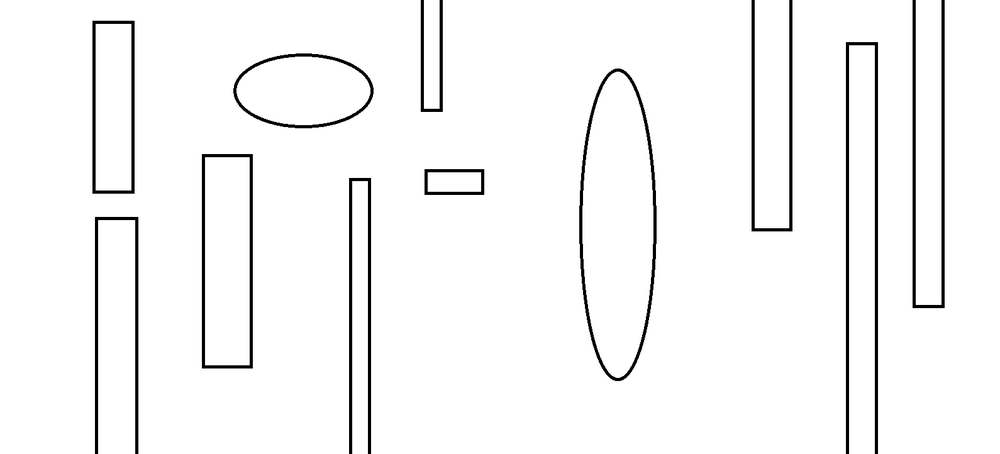
#> input picture test_images/test4.png, 1000 x 454 px, shrunk from 1590 x 722 before the run
$ python readImage.py
#> lines starting #> are read from the running program, lines starting #| are printed output that depends on the picture; after the words box and inside, x2 and y2 are one past the last pixel; in counts of white or black regions, pixels touching at a corner belong together
from PIL import Image, ImageOps
import numpy as np
import matplotlib.pyplot as plt

img = Image.open('test_images/test4.png')
#> img is the input picture: PIL image 1000x454 RGB; min 0, max 255, mean 245.4
img = ImageOps.grayscale(img)
#> img: PIL image 1000x454 L

np_img = np.array(img)
np_img = ~np_img
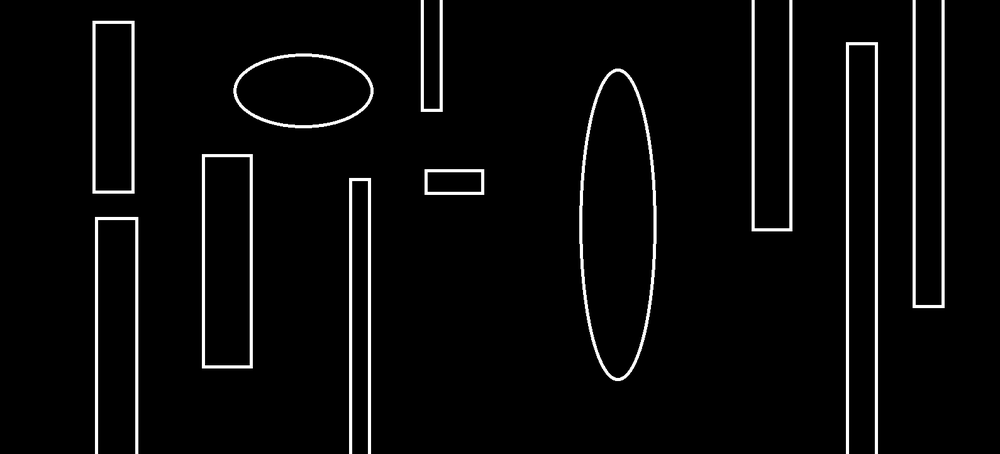
#> np_img: shape (454, 1000); min 0, max 255, mean 9.6
np_img[np_img > 0] = 1
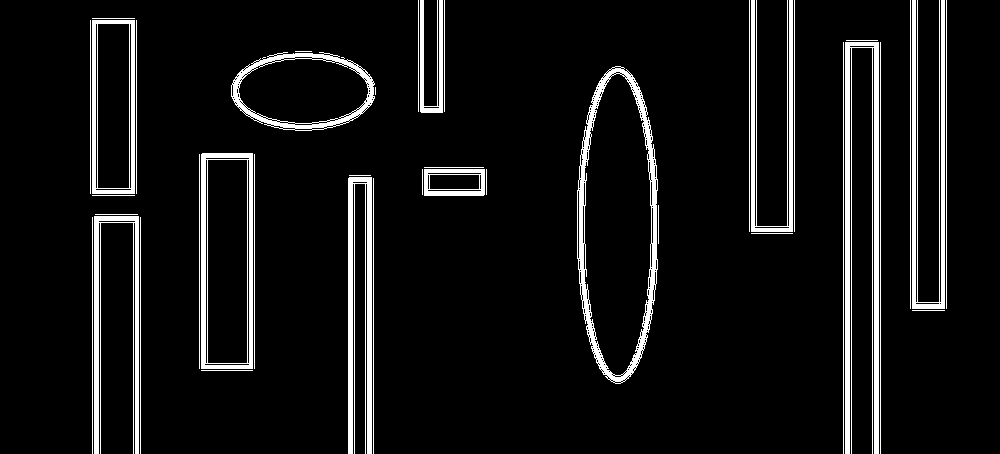
#> np_img: shape (454, 1000); values 0 (black) and 1 (white), 7.5% white; 40 white regions (2 under 20 px), largest, box (x1, y1, x2, y2) and area: (845, 42, 879, 454) 5052, (577, 66, 658, 384) 4263, (348, 177, 372, 454) 3393
plt.set_cmap('binary')
plt.imshow(np_img)

# Save Image
np.save('test_images/test4.npy', np_img)

#Read Image
grid = np.load('test_images/test4.npy')
print(grid)
print(grid.shape)
plt.imshow(grid, cmap = "binary")
plt.tight_layout()
plt.show()
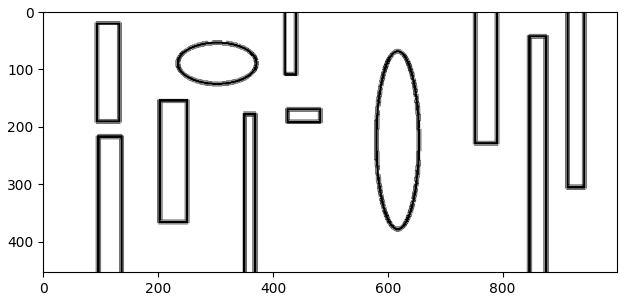
#> figure drawn by matplotlib, 1 panel

$ run again, with test_images/test1.png copied over test_images/test4.png
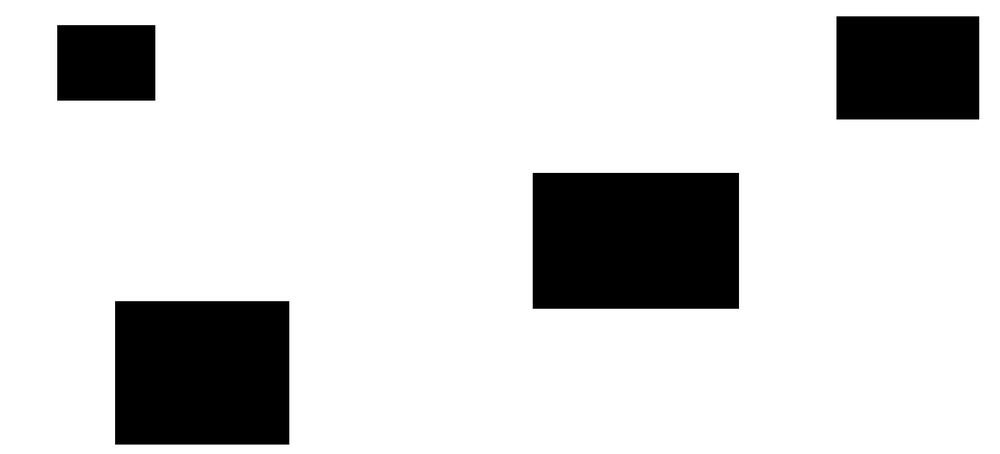
#> input picture test_images/test1.png, 1000 x 454 px, shrunk from 1590 x 722 before the run
#> img is the input picture: PIL image 1000x454 RGB; min 0, max 255, mean 212.8
#> img: PIL image 1000x454 L
#> `np_img[np_img > 0] = 1`:
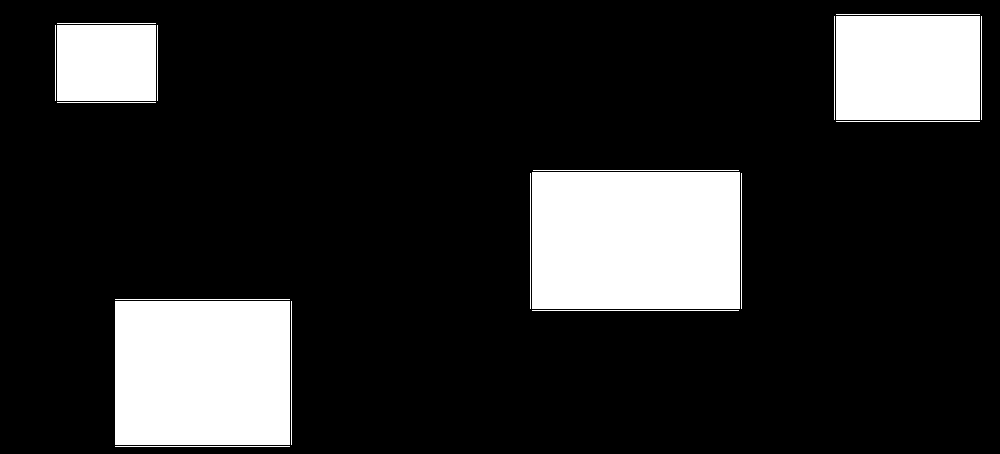
#> np_img: shape (454, 1000); values 0 (black) and 1 (white), 17.2% white; 19 white regions, largest, box (x1, y1, x2, y2) and area: (532, 172, 740, 309) 28496, (115, 301, 290, 445) 25200, (836, 16, 980, 120) 14976
#> `plt.show()`:
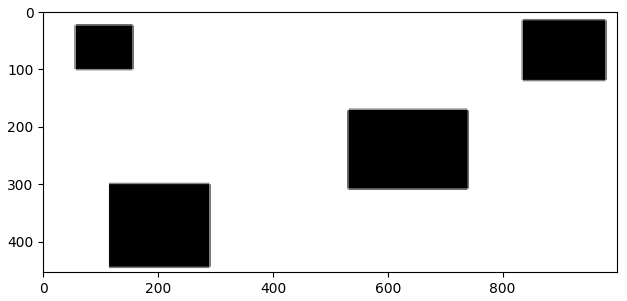
#> figure drawn by matplotlib, 1 panel

$ run again, with test_images/test10.png copied over test_images/test4.png
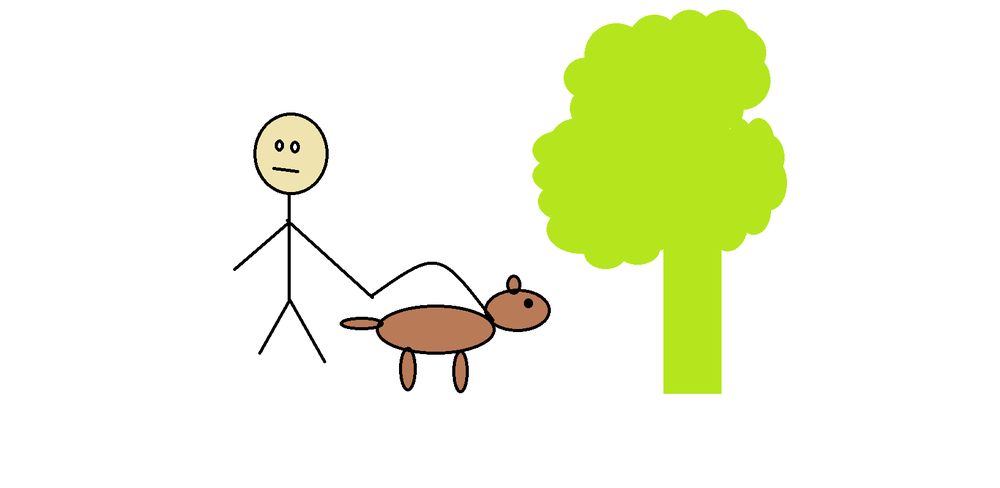
#> input picture test_images/test10.png, 1000 x 488 px, shrunk from 1634 x 798 before the run
#> img is the input picture: PIL image 1000x488 RGB; mean R, G, B 242.5, 247.4, 222.5
#> img: PIL image 1000x488 L
#> `np_img[np_img > 0] = 1`:
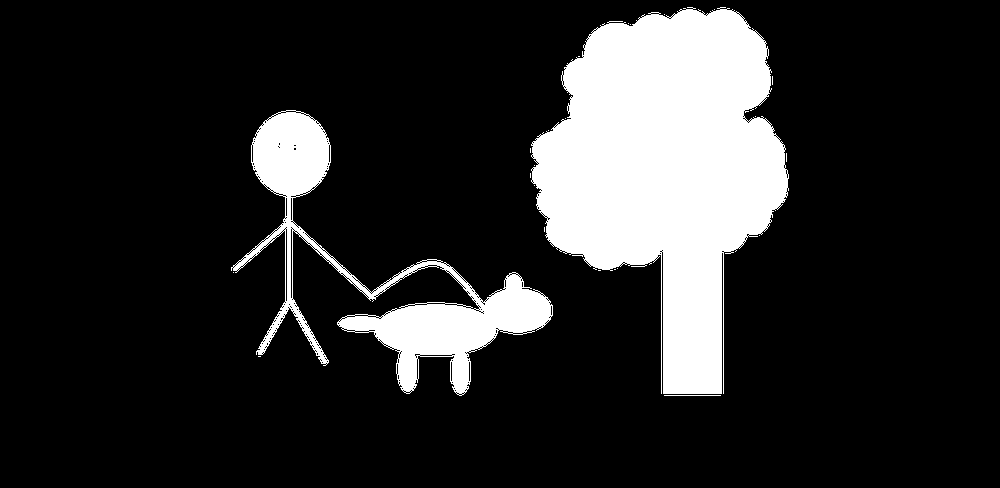
#> np_img: shape (488, 1000); values 0 (black) and 1 (white), 16.1% white; 24 white regions (21 under 20 px), largest, box (x1, y1, x2, y2) and area: (531, 7, 789, 394) 59941, (231, 110, 553, 396) 18494, (664, 395, 721, 396) 57
#> `plt.show()`:
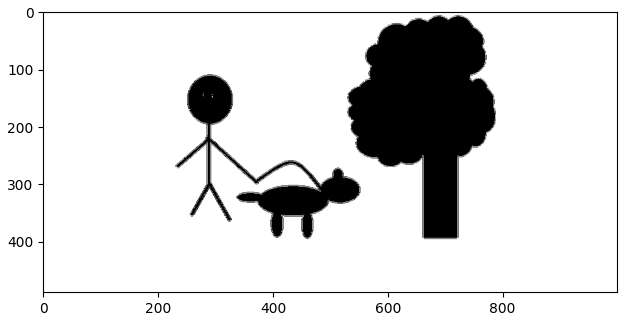
#> figure drawn by matplotlib, 1 panel

$ run again, with test_images/test11.png copied over test_images/test4.png
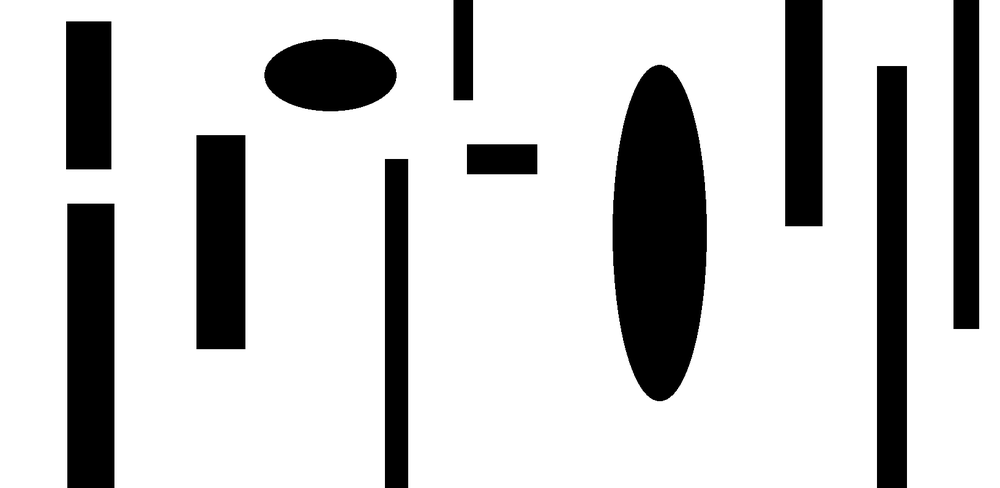
#> input picture test_images/test11.png, 1000 x 488 px, shrunk from 1634 x 798 before the run
#> img is the input picture: PIL image 1000x488 RGB; min 0, max 255, mean 200.5
#> img: PIL image 1000x488 L
#> `np_img[np_img > 0] = 1`:
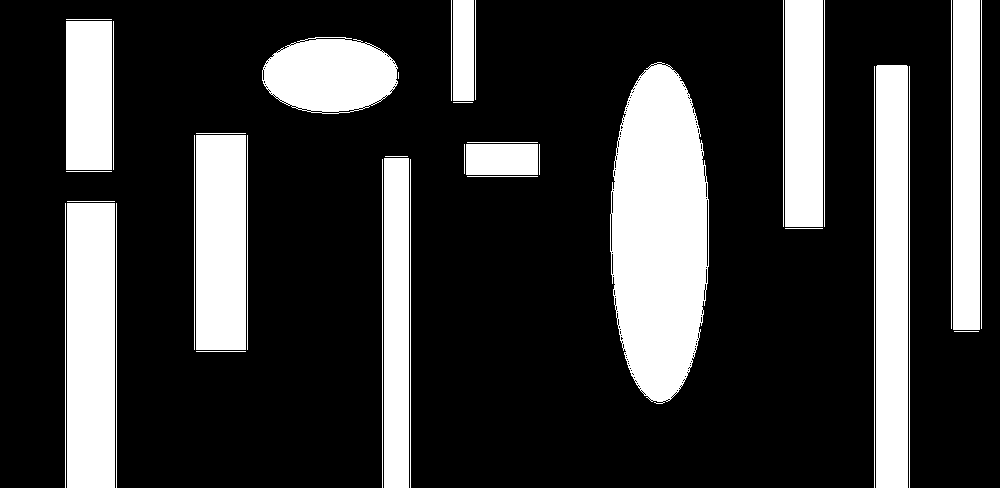
#> np_img: shape (488, 1000); values 0 (black) and 1 (white), 23.3% white; 40 white regions (1 under 20 px), largest, box (x1, y1, x2, y2) and area: (610, 62, 709, 404) 26224, (67, 203, 115, 488) 13680, (876, 65, 908, 488) 13534
#> `plt.show()`:
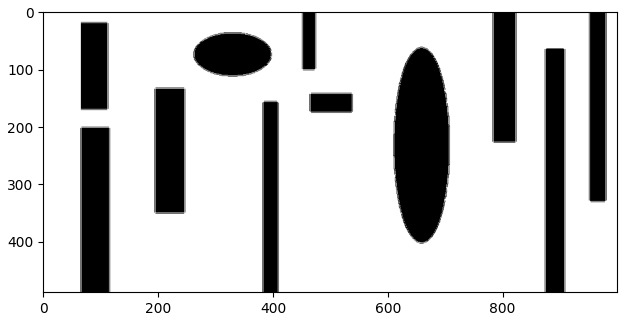
#> figure drawn by matplotlib, 1 panel
